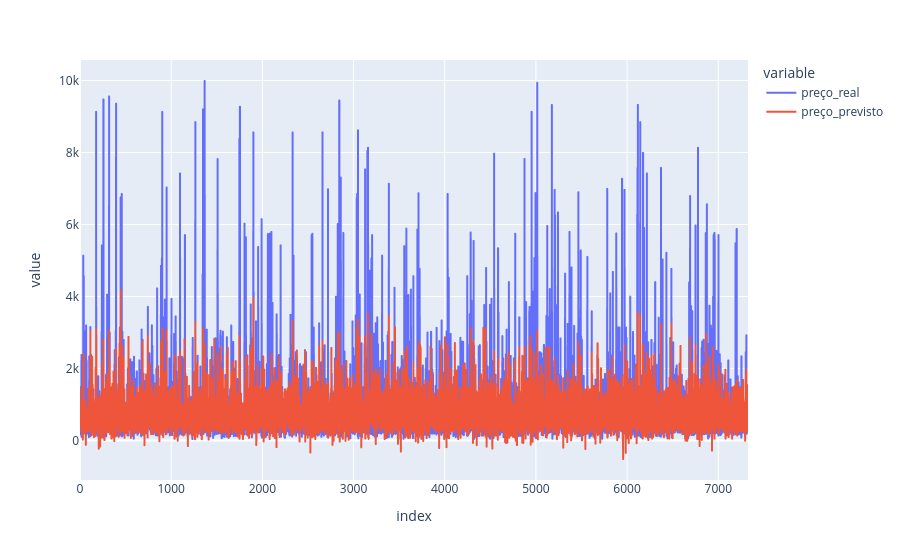

The notebook cell this image was saved under:
### Code cell
df_lasso = pd.DataFrame({
    'id_imovel': X_test['id'],       # Busca o ID original que ficou de fora do treino
    'preço_real': y_test,             # A nota real (Target)
    'preço_previsto': y_pred_lasso      # A nota que a árvore calculou
})
df_lasso.reset_index(drop=True, inplace=True)
df_lasso['erro'] = (df_lasso['preço_real'] - df_lasso['preço_previsto']).abs() / df_lasso['preço_real'] 


fig = px.line(df_lasso, y=['preço_real', 'preço_previsto'])
fig.show()
print(df_lasso[df_lasso['erro'] >=0.1].head())

### Figure 1 — Plotly figure (JSON) as saved in the notebook; plotly's stock layout.template omitted (floating-point values rounded to 4 significant figures; data arrays with more than 128 entries replaced by an {"elided": "..."} marker saying what was removed)
{"data": [{"hovertemplate": "variable=preço_real<br>index=%{x}<br>value=%{y}<extra></extra>", "legendgroup": "preço_real", "line": {"color": "#636efa", "dash": "solid"}, "marker": {"symbol": "circle"}, "mode": "lines", "name": "preço_real", "showlegend": true, "type": "scattergl", "x": {"elided": "7327 int values"}, "xaxis": "x", "y": {"elided": "7327 float values"}, "yaxis": "y"}, {"hovertemplate": "variable=preço_previsto<br>index=%{x}<br>value=%{y}<extra></extra>", "legendgroup": "preço_previsto", "line": {"color": "#EF553B", "dash": "solid"}, "marker": {"symbol": "circle"}, "mode": "lines", "name": "preço_previsto", "showlegend": true, "type": "scattergl", "x": {"elided": "7327 int values"}, "xaxis": "x", "y": {"elided": "7327 float values"}, "yaxis": "y"}], "layout": {"legend": {"title": {"text": "variable"}, "tracegroupgap": 0}, "margin": {"t": 60}, "xaxis": {"anchor": "y", "domain": [0, 1], "title": {"text": "index"}}, "yaxis": {"anchor": "x", "domain": [0, 1], "title": {"text": "value"}}}}
